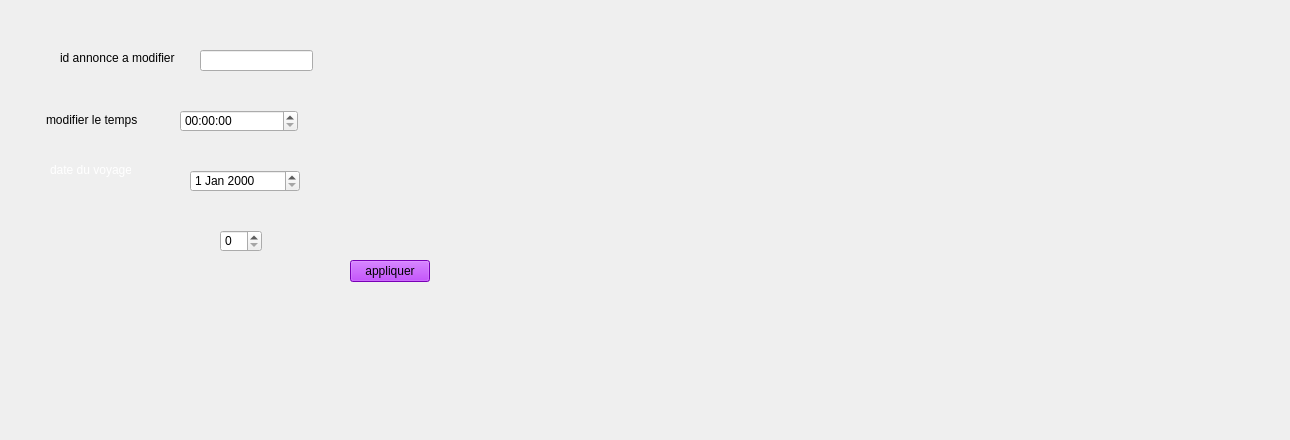
          <widget class="QWidget" name="tab_6">
           <attribute name="title">
            <string>modifier</string>
           </attribute>
           <widget class="QLabel" name="label_15">
            <property name="geometry">
             <rect>
              <x>0</x>
              <y>0</y>
              <width>471</width>
              <height>321</height>
             </rect>
            </property>
            <property name="text">
             <string/>
            </property>
            <property name="pixmap">
             <pixmap>../../OneDrive/Documents/images/bg.jpg</pixmap>
            </property>
           </widget>
           <widget class="QLabel" name="label_26">
            <property name="geometry">
             <rect>
              <x>60</x>
              <y>50</y>
              <width>121</width>
              <height>16</height>
             </rect>
            </property>
            <property name="text">
             <string>id annonce a modifier</string>
            </property>
           </widget>
           <widget class="QLineEdit" name="lineEditidmod">
            <property name="geometry">
             <rect>
              <x>200</x>
              <y>50</y>
              <width>113</width>
              <height>21</height>
             </rect>
            </property>
           </widget>
           <widget class="QLabel" name="label_27">
            <property name="geometry">
             <rect>
              <x>46</x>
              <y>110</y>
              <width>91</width>
              <height>20</height>
             </rect>
            </property>
            <property name="text">
             <string>modifier le temps</string>
            </property>
           </widget>
           <widget class="QPushButton" name="appliquer">
            <property name="geometry">
             <rect>
              <x>350</x>
              <y>260</y>
              <width>80</width>
              <height>22</height>
             </rect>
            </property>
            <property name="cursor">
             <cursorShape>PointingHandCursor</cursorShape>
            </property>
            <property name="styleSheet">
             <string notr="true">background-color: rgb(170, 0, 255);</string>
            </property>
            <property name="text">
             <string>appliquer</string>
            </property>
           </widget>
           <widget class="QTimeEdit" name="timeEditmod">
            <property name="geometry">
             <rect>
              <x>180</x>
              <y>110</y>
              <width>118</width>
              <height>22</height>
             </rect>
            </property>
           </widget>
           <widget class="QLabel" name="label_46">
            <property name="geometry">
             <rect>
              <x>50</x>
              <y>160</y>
              <width>81</width>
              <height>20</height>
             </rect>
            </property>
            <property name="palette">
             <palette>
              <active>
               <colorrole role="WindowText">
                <brush brushstyle="SolidPattern">
                 <color alpha="255">
                  <red>255</red>
                  <green>255</green>
                  <blue>255</blue>
                 </color>
                </brush>
               </colorrole>
              </active>
              <inactive>
               <colorrole role="WindowText">
                <brush brushstyle="SolidPattern">
                 <color alpha="255">
                  <red>255</red>
                  <green>255</green>
                  <blue>255</blue>
                 </color>
                </brush>
               </colorrole>
              </inactive>
              <disabled>
               <colorrole role="WindowText">
                <brush brushstyle="SolidPattern">
                 <color alpha="255">
                  <red>120</red>
                  <green>120</green>
                  <blue>120</blue>
                 </color>
                </brush>
               </colorrole>
              </disabled>
             </palette>
            </property>
            <property name="text">
             <string>date du voyage</string>
            </property>
           </widget>
           <widget class="QDateEdit" name="datemod">
            <property name="geometry">
             <rect>
              <x>190</x>
              <y>170</y>
              <width>110</width>
              <height>22</height>
             </rect>
            </property>
           </widget>
           <widget class="QSpinBox" name="nbplacemod">
            <property name="geometry">
             <rect>
              <x>220</x>
              <y>230</y>
              <width>42</width>
              <height>22</height>
             </rect>
            </property>
            <property name="maximum">
             <number>120</number>
            </property>
           </widget>
           <widget class="QLabel" name="label_47">
            <property name="geometry">
             <rect>
              <x>510</x>
              <y>100</y>
              <width>771</width>
              <height>331</height>
             </rect>
            </property>
            <property name="text">
             <string/>
            </property>
            <property name="pixmap">
             <pixmap>../../OneDrive/Documents/images/bg.jpg</pixmap>
            </property>
           </widget>
           <widget class="QLabel" name="label_48">
            <property name="geometry">
             <rect>
              <x>-10</x>
              <y>-40</y>
              <width>631</width>
              <height>421</height>
             </rect>
            </property>
            <property name="text">
             <string/>
            </property>
            <property name="pixmap">
             <pixmap>../images/bg.jpg</pixmap>
            </property>
           </widget>
           <zorder>label_48</zorder>
           <zorder>label_15</zorder>
           <zorder>label_26</zorder>
           <zorder>lineEditidmod</zorder>
           <zorder>label_27</zorder>
           <zorder>appliquer</zorder>
           <zorder>timeEditmod</zorder>
           <zorder>label_46</zorder>
           <zorder>datemod</zorder>
           <zorder>nbplacemod</zorder>
           <zorder>label_47</zorder>
          </widget>
